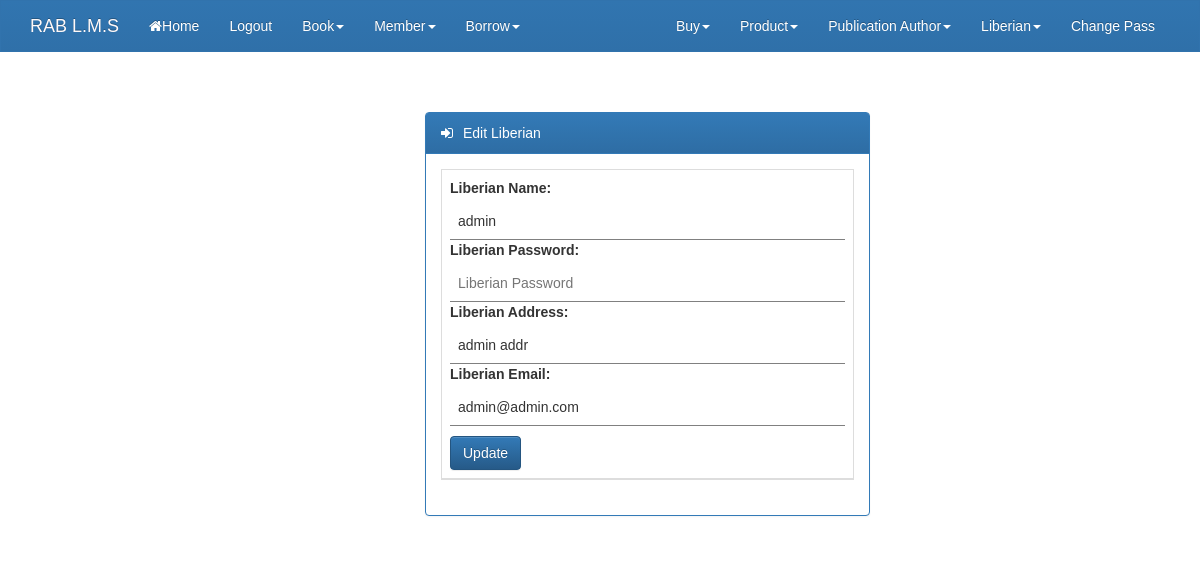
The page /editliberian.php (signed in) on the database its author committed.
### tables this page shows
CREATE TABLE IF NOT EXISTS `liberian` (
  `liberian_id` int(11) NOT NULL AUTO_INCREMENT,
  `liberian_name` varchar(60) NOT NULL,
  `l_password` varchar(300) NOT NULL,
  `l_address` varchar(500) NOT NULL,
  `l_email` varchar(50) NOT NULL,
  `u_type` int(11) NOT NULL,
  PRIMARY KEY (`liberian_id`),
  UNIQUE KEY `l_email` (`l_email`)
);

### editliberian.php (the view, shortened to what this page needs)
<?php
	require_once('db.php');
	$l_id = $_SESSION['user_id'];
	$sql = " select * from `liberian` where liberian_id='{$l_id}'";
	$l = $con->query($sql)->fetch_object();
?>
<!DOCTYPE html>
<html lang="en">
	<head>
		<link rel="stylesheet" href="css/font-awesome.min.css">
		<link rel="stylesheet" href="css/w3.css">
		<link rel="stylesheet" href="css/bootstrap.min.css">
		<link rel="stylesheet" href="css/bootstrap-theme.min.css">
		<link rel="stylesheet" href="css/style.css">
	</head>
	<body>
	<?php require_once('navbar.php'); ?>
		<div class="container">
			<div class="col-md-5 col-md-offset-4" style="margin-top:40px">
				<div class="panel panel-primary">
					<div class="panel-heading"><i class="fa fa-sign-in" ></i>Edit Liberian</div>
					<div class="panel-body">
						<table class="table table-bordered">
							<thead>
								<tr>
									<td>
										<form action="" method="post" >
											<label>Liberian Name:</label>
											<input class="w3-input" type="text" placeholder="Liberian Name" name="l_n" value="<?php echo $l->liberian_name; ?>" >
											<label>Liberian Password:</label>
											<input class="w3-input" type="password" placeholder="Liberian Password" name="l_p" >
											<label>Liberian Address:</label>
											<input class="w3-input" type="text" placeholder="Liberian Address" name="l_a" value="<?php echo $l->l_address ; ?>" >
											<label>Liberian Email:</label>
											<input class="w3-input" type="text" placeholder="Liberian Email" name="l_e" value="<?php echo $l->l_email; ?>" >
											<button type="submit" class="btn btn-primary" style="margin-top: 10px" name="update" >Update</button>
										</form>
									</td>
								</tr>
							</thead>
						</table>
					</div>
				</div>
			</div>
		</div>
	</body>
</html>

### css/w3.css (style rules this page uses)
* { -webkit-box-sizing:border-box;-moz-box-sizing:border-box;box-sizing:border-box }
html { -ms-text-size-adjust:100%;-webkit-text-size-adjust:100% }
body { margin:0 }
button,input,optgroup,select,textarea { color:inherit;font:inherit;margin:0 }
button { overflow:visible }
button,select { text-transform:none }
button,html input[type=button],input[type=reset],input[type=submit] { -webkit-appearance:button;cursor:pointer }
html,body { font-family:Verdana,sans-serif;font-size:15px;line-height:1.5 }
table { border-collapse:collapse;border-spacing:0;width:100%;display:table }
table,th,td { border:none }
.w3-input { padding:8px;display:block;border:none;border-bottom:1px solid #808080;width:100% }

### css/style.css (style rules this page uses)
body { font-family: Arial, Helvetica, sans-serif; }
td { font-family: Arial, Helvetica, sans-serif; }
.panel-heading > i { margin-right:10px; }
.table { border: 1px solid #dddddd; }

### rows shown on the page
liberian: l_n "admin", l_a "admin addr", l_e "admin@admin.com"
